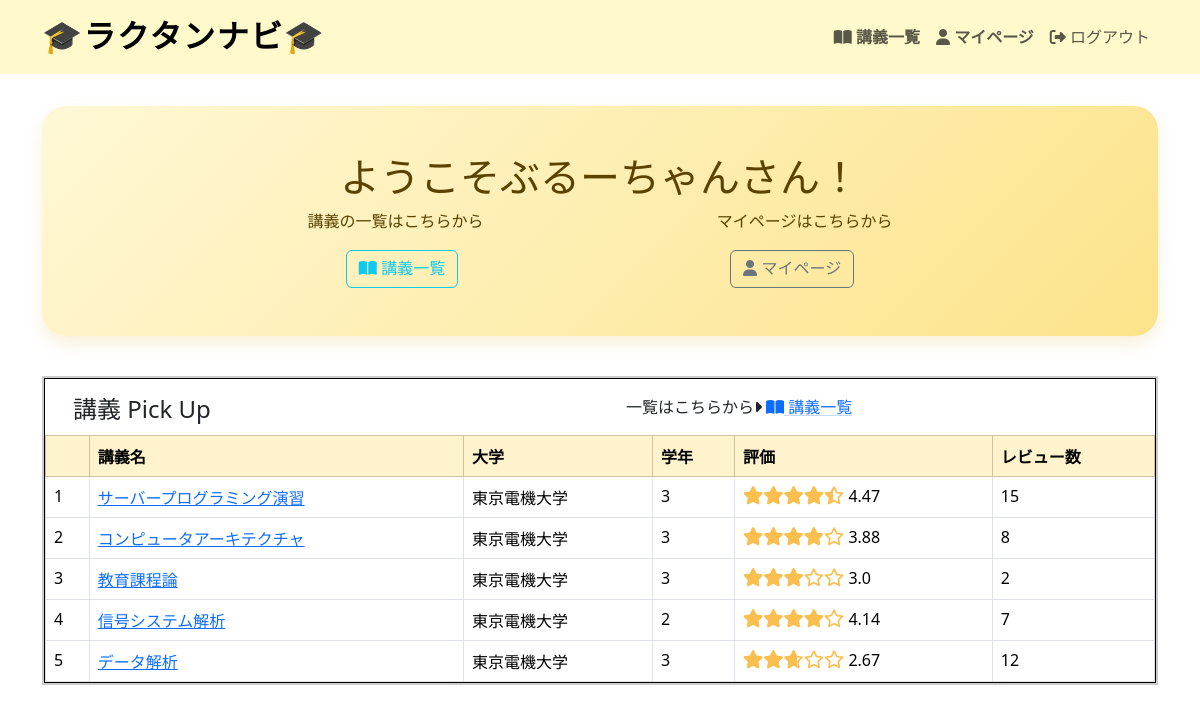
The page / (signed in) on the database its author committed.
### helloworld/models.py (models this page shows, shortened)
class User(AbstractUser):
    university = models.CharField(max_length=128, null=True, blank=True)
    school_year = models.PositiveIntegerField(null=True, blank=True)
    is_manager = models.BooleanField(default=False)

class Lecture(models.Model):
    name = models.CharField(max_length=128)
    body = models.TextField(null=True, blank=True)
    university = models.CharField(max_length=128, null=True, blank=True)
    school_year = models.IntegerField(null=True, blank=True)
    average_score = models.FloatField(null=True, blank=True)
    reviews_count = models.IntegerField(default=0, blank=True)

### helloworld/views.py (the view)
# urls.py: path('', top, name='top'),
def top(request):
    normal_lectures = Lecture.objects.all()[:5]
    score_lectures = Lecture.objects.order_by('-average_score')[:5]
    review_lectures = Lecture.objects.order_by('-reviews_count')[:5]
    favorites_lectures = Lecture.objects.annotate(favorite_count=Count('favorite')).order_by('-favorite_count')[:5]
    manager_exists = User.objects.filter(is_manager=True).exists()
    context = {
        'normal_lectures': normal_lectures,
        'score_lectures': score_lectures,
        'review_lectures': review_lectures,
        'favorites_lectures': favorites_lectures,
        'manager_exists': manager_exists,
    }
    return render(request, 'snippets/top.html', context)

### helloworld/templatetags/star_filters.py (called while the page is built)
@register.filter
def rating_to_percent(value):
    try:
        return float(value) / 5 * 100
    except (ValueError, TypeError):
        return 0

### helloworld/templates/snippets/top.html (shortened to what this page needs)
{% extends 'base.html' %}
{% block main %}
<div class="welcome">
    {% if user.is_authenticated %}
        <h1 class="title">ようこそ{{ user.username }}さん！</h1>
        <div class="d-flex justify-content-evenly w-100 mt-2">
            <p>講義の一覧はこちらから</p>
            <p>マイページはこちらから</p>
        </div>
        <div class="d-flex justify-content-evenly w-100">
            <a class="btn btn-outline-info" href="{% url 'lectures_index' %}"><i class="fa-solid fa-book-open"></i> 講義一覧</a>
            <a class="btn btn-outline-secondary" href="{% url 'users_show' request.user.id %}"><i class="fa-solid fa-user"></i> マイページ</a>
        </div>
    {% endif %}
</div>
<div id="carousel-container">
    <div class="carousel-track">
        <div class="item">
            <div class="row mt-3 ms-3">
                <div class="col"><h4>講義 Pick Up</h4></div>
                <div class="col d-flex">
                    <p class="me-1">一覧はこちらから<i class="fa-solid fa-caret-right"></i></p>
                    <a class="link-primary link-offset-1 link-underline-opacity-25 link-underline-opacity-100-hover" href="{% url 'lectures_index' %}"><i class="fa-solid fa-book-open"></i> 講義一覧</a>
                </div>
            </div>
            {% include '_scroll_template.html' with lectures=normal_lectures rank="" %}
        </div>
        <div class="item">
        </div>
    </div>
</div>
{% load static %}
{% endblock %}

### helloworld/templates/snippets/_scroll_template.html
<table class="table table-hover table-bordered mb-0">
    <thead class="table table-warning">
        <tr>
            <th></th>
            <th>講義名</th>
            <th>大学</th>
            <th>学年</th>
            <th>評価</th>
            <th>レビュー数</th>
        </tr>
    </thead>
    <tbody>
        {% for lecture in lectures %}
        <tr>
            <td>{{ forloop.counter }}{{ rank }}</td>
            <td>
                <a href="{% url 'lectures_show' lecture.id %}">{{ lecture.name }}</a>
            </td>
            <td>{{ lecture.university|default:"–" }}</td>
            <td>{{ lecture.school_year|default:"–" }}</td>
            <td>
                {% load star_filters %}
                <div class="star-rating">
                  <div class="star-rating-fill" style="width: {{ lecture.average_score|rating_to_percent }}%;"></div>
                </div>
                {{ lecture.average_score|default:"" }}
            </td>
            <td>{{ lecture.reviews_count }}</td>
        </tr>
        {% endfor %}
    </tbody>
</table>

### helloworld/static/snippets/css/style.css (style rules this page uses)
.welcome { padding: 3rem 2rem; margin-bottom: 2rem; background:linear-gradient(135deg, #fff8d6, #fce38a); border-radius: 1.5rem; box-shadow: 0 0.5rem 1rem rgba(204, 153, 0, 0.15); color: #5a4200; text-align: center; position: relative; overflow: hidden; font-family: 'Zen Maru Gothic', 'M PLUS Rounded 1c', sans-serif; }
.star-rating { position: relative; display: inline-block; font-size: 18px; }
.star-rating::before { content: '\f005\f005\f005\f005\f005'; font-family: 'Font Awesome 5 Free'; font-weight: 400; color: #fbbf4f; }
.star-rating-fill { position: absolute; top: 0; left: 0; overflow: hidden; white-space: nowrap; color: #fbbf4f; }
.star-rating-fill::before { content: '\f005\f005\f005\f005\f005'; font-family: 'Font Awesome 5 Free'; font-weight: 900; }
#carousel-container { width: 100%; margin: 0 auto; overflow: hidden; position: relative; border: 2px solid #ccc; }
.carousel-track { display: flex; transition: transform 0.5s ease; }
.item { min-width: 100%; border: 1px solid #000; }

### rows shown on the page
User: username "ぶるーちゃん"
Lecture: name "サーバープログラミング演習", university "東京電機大学", school_year "3", average_score "4.47", reviews_count "15"
Lecture: name "コンピュータアーキテクチャ", university "東京電機大学", school_year "3", average_score "3.88", reviews_count "8"
Lecture: name "教育課程論", university "東京電機大学", school_year "3", average_score "3.0", reviews_count "2"
Lecture: name "信号システム解析", university "東京電機大学", school_year "2", average_score "4.14", reviews_count "7"
Lecture: name "データ解析", university "東京電機大学", school_year "3", average_score "2.67", reviews_count "12"
